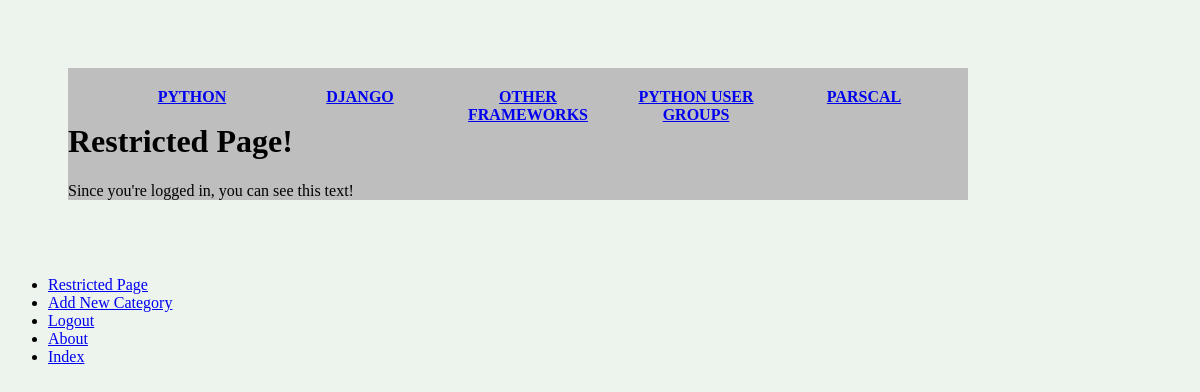
Screenshot of /rango/restricted/ (signed in) with the database file from the repository.
### rango/models.py (models this page shows, shortened)
class Category(models.Model):
    name = models.CharField(max_length=128, unique=True)
    views = models.IntegerField(default=0)
    likes = models.IntegerField(default=0)
    slug = models.SlugField(unique=True)
    class Meta:
        verbose_name_plural = 'Categories'

### rango/views.py (the view)
@login_required
def retricted(request):
    return render(request, 'rango/restricted.html',{})

### rango/templatetags/rango_template_tags.py (called while the page is built)
@register.inclusion_tag('rango/cats.html')
def get_category_list(cat=None):
    return{'cats': Category.objects.all(), 'act_cat':cat}

### templates/rango/restricted.html (shortened to what this page needs)
{% extends 'rango/base.html' %}
{% load staticfiles %}
{% block body_block %}
    <h1>Restricted Page!</h1>
    Since you're logged in, you can see this text!
</div>
{% endblock %}

### templates/rango/cats.html
<ul>
{% if cats %}
    {% for c in cats %}
        {% if c == act_cat %}
            <li class="sidebar">
            <strong>
                <a href="{% url 'rango:show_category' c.slug %}">{{c.name}}</a>
            </strong>
            </li>
        {% else %}
            <li class="sidebar2">
                <a href="{% url 'rango:show_category' c.slug %}">{{c.name}}</a>
            </li>
        {% endif %}
    {% endfor %}
{% else %}
    <li><strong>There are no categories present.</strong></li>
{% endif %}
</ul>

### static/css/base.css (style rules this page uses)
body { background-color: #EDF4ED; display: flex; flex-direction: column; justify-content: center; }
.sidebar, .sidebar2 { display: flex; float: left; display:block; font-weight:bold; color:#FFFFFF; background-color:#bebebe; width:160px; height: 30px; text-align:center; padding:4px; text-decoration:none; text-transform:uppercase; }

### rows the page displays
Category: name "PYTHON"
Category: name "DJANGO"
Category: name "OTHER FRAMEWORKS"
Category: name "PYTHON USER GROUPS"
Category: name "PARSCAL"
